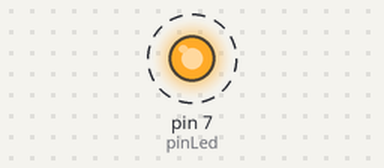
Bench run of a sketch on a simulated Arduino Uno, built with avr-gcc and run on an emulated ATmega328P. Shown: output pins drawn as LEDs (lit = HIGH). Dashed ring = blinking. What the sketch prints to the serial monitor is not drawn.

Above: at 0.5 s.
Timing chart, 0 to 4.6 s (numbered marks = the images above):
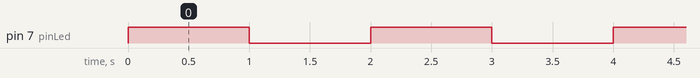

Measured:
- by itself, pin 7 (pinLed): alternates HIGH for 1.0 s and LOW for 1.0 s, 122 changes in all, then stays LOW

The sketch:

lab6_ex2.2.ino
```cpp
#define pinLed 7
int Sec = 0;

void setup()
  {
    Serial.begin(9600);
    Serial.println("START");
    pinMode(pinLed, OUTPUT);
  }

void loop()
  {
    if(Sec > 120)
    {
      digitalWrite(pinLed,LOW);
      delay(500);
    }
    else if(Sec%2==0)
    {
      digitalWrite(pinLed, HIGH);
      delay(1000);
      digitalWrite(pinLed, LOW);
      delay(1000);
      Serial.println(Sec);
      Sec = Sec+2;
    }
    if(Sec == 120)
    {
      Serial.print("STOP");
    }
  }
```
